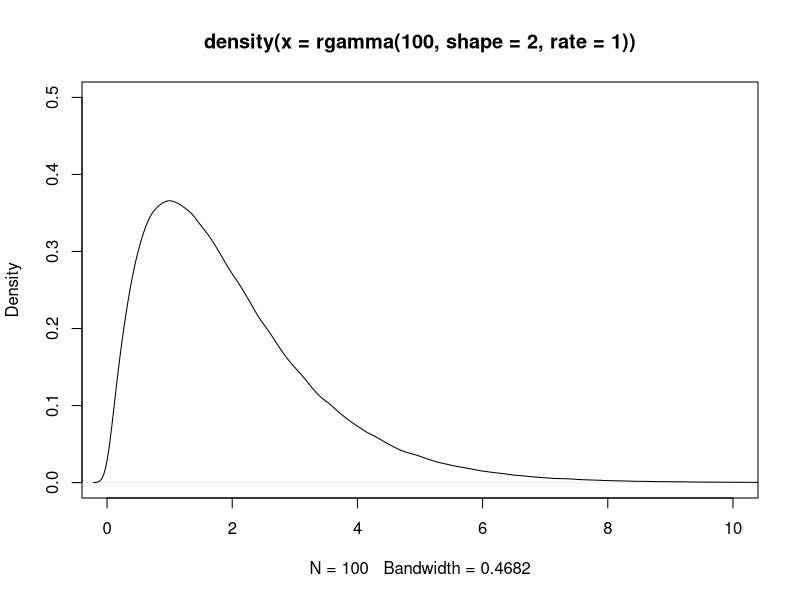

The R source for this figure:
plot(density(rgamma(100, shape = 2, rate = 1)), ylim=c(0, 0.5), xlim=c(0,10), type='n')

lines(density(rgamma(1000000, shape = 2, rate = 1)))